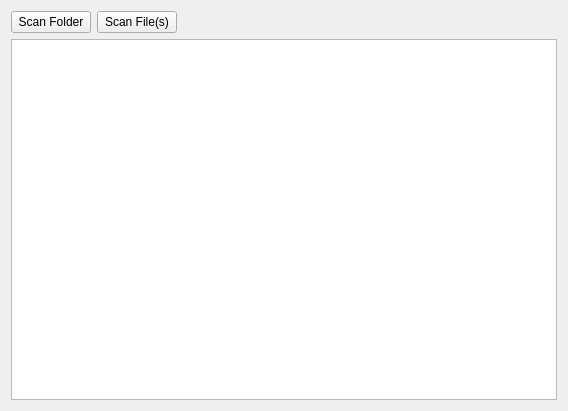
<?xml version="1.0" encoding="UTF-8"?>
<ui version="4.0">
    <class>MainWindow</class>
    <widget class="QMainWindow" name="MainWindow">
        <property name="geometry">
            <rect>
                <x>0</x>
                <y>0</y>
                <width>568</width>
                <height>411</height>
            </rect>
        </property>
        <property name="windowTitle">
            <string>MainWindow</string>
        </property>
        <widget class="QWidget" name="centralWidget">
            <property name="sizePolicy">
                <sizepolicy hsizetype="Expanding" vsizetype="Expanding">
                    <horstretch>0</horstretch>
                    <verstretch>0</verstretch>
                </sizepolicy>
            </property>
            <property name="minimumSize">
                <size>
                    <width>0</width>
                    <height>300</height>
                </size>
            </property>
            <property name="maximumSize">
                <size>
                    <width>16777215</width>
                    <height>16777215</height>
                </size>
            </property>
            <layout class="QGridLayout" name="gridLayout">
                <item row="0" column="0">
                    <widget class="QPushButton" name="folderButton">
                        <property name="sizePolicy">
                            <sizepolicy hsizetype="Fixed" vsizetype="Fixed">
                                <horstretch>0</horstretch>
                                <verstretch>0</verstretch>
                            </sizepolicy>
                        </property>
                        <property name="text">
                            <string>Scan Folder</string>
                        </property>
                    </widget>
                </item>
                <item row="0" column="1">
                    <widget class="QPushButton" name="FileButton">
                        <property name="sizePolicy">
                            <sizepolicy hsizetype="Fixed" vsizetype="Fixed">
                                <horstretch>0</horstretch>
                                <verstretch>0</verstretch>
                            </sizepolicy>
                        </property>
                        <property name="text">
                            <string>Scan File(s)</string>
                        </property>
                    </widget>
                </item>
                <item row="0" column="2">
                    <spacer name="horizontalSpacer">
                        <property name="orientation">
                            <enum>Qt::Horizontal</enum>
                        </property>
                        <property name="sizeHint" stdset="0">
                            <size>
                                <width>40</width>
                                <height>20</height>
                            </size>
                        </property>
                    </spacer>
                </item>
                <item row="1" column="0" colspan="3">
                    <widget class="QPlainTextEdit" name="outputTextBox">
                        <property name="autoFillBackground">
                            <bool>false</bool>
                        </property>
                        <property name="locale">
                            <locale language="English" country="UnitedStates"/>
                        </property>
                        <property name="readOnly">
                            <bool>true</bool>
                        </property>
                        <property name="plainText">
                            <string>
                            </string>
                        </property>
                    </widget>
                </item>
            </layout>
        </widget>
    </widget>
    <layoutdefault spacing="6" margin="11"/>
    <resources/>
    <connections/>
</ui>
